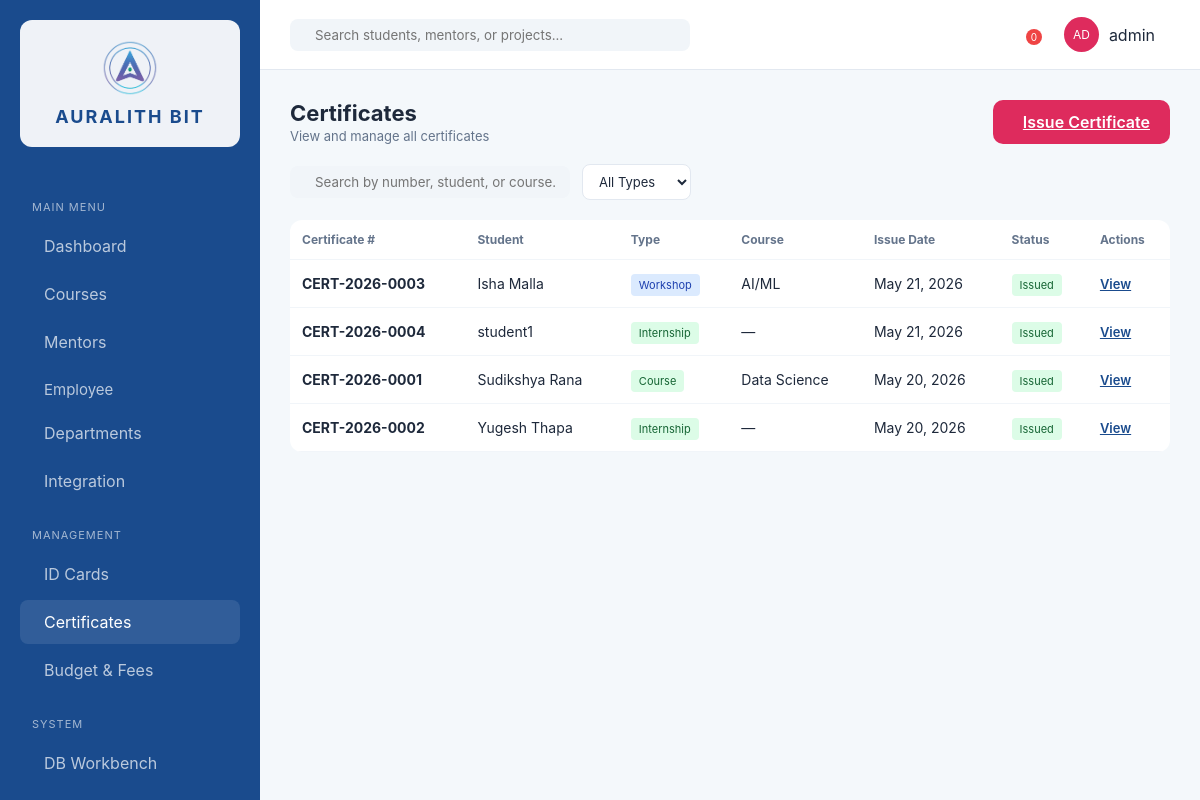
The app's page /certificates/ (signed in), older data.
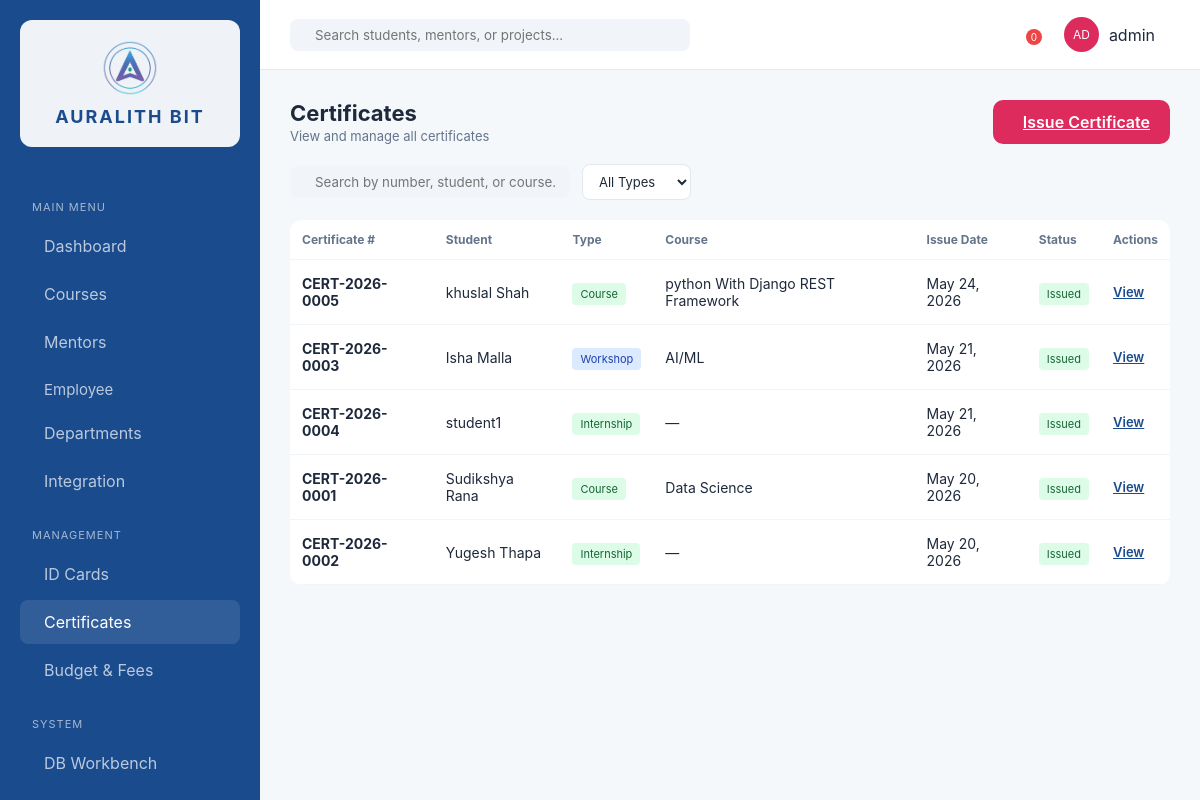
The same page, newer data.
### erp_app/models.py (models this page shows, shortened)
class Certificate(models.Model):
    CERTIFICATE_TYPES = [
        ('course', 'Course'),
        ('internship', 'Internship'),
        ('workshop', 'Workshop'),
    ]
    STATUS_CHOICES = [
        ('issued', 'Issued'),
        ('pending', 'Pending'),
        ('revoked', 'Revoked'),
    ]
    student = models.ForeignKey(Student, on_delete=models.CASCADE, related_name='certificates')
    course = models.ForeignKey(Course, on_delete=models.SET_NULL, null=True, blank=True, related_name='certificates')
    certificate_type = models.CharField(max_length=20, choices=CERTIFICATE_TYPES)
    certificate_number = models.CharField(max_length=50, unique=True, editable=False)
    issue_date = models.DateField(auto_now_add=True)
    status = models.CharField(max_length=20, choices=STATUS_CHOICES, default='issued')
    file = models.FileField(upload_to='certificates/', null=True, blank=True)
    program_title = models.CharField(max_length=255, blank=True, help_text='Course, workshop, internship, or certificate program title')
    program_start_date = models.CharField(max_length=40, blank=True, help_text='Display value for the start date, e.g. 2082/11/25')
    location = models.CharField(max_length=150, default='Auralith Bit', blank=True)
    internship_details = models.TextField(blank=True, help_text='Project description, duration, or other internship details')
    authorized_signer_name = models.CharField(max_length=150, default='Supriya Dwivedi', blank=True)
    authorized_signer_title = models.CharField(max_length=150, default='Full Stack Developer', blank=True)
    authorized_signature_text = models.CharField(max_length=150, blank=True, help_text='Optional digital signature text for the dynamic signer')
    created_at = models.DateTimeField(auto_now_add=True)
    class Meta:
        ordering = ['-issue_date']
        permissions = [
            ('can_issue_certificates', 'Can issue certificates'),
        ]

class Student(models.Model):
    user = models.OneToOneField(User, on_delete=models.CASCADE, null=True, blank=True, related_name='student_profile')
    name = models.CharField(max_length=200)
    email = models.EmailField(unique=True)
    phone = models.CharField(max_length=20, blank=True)
    enrolled_date = models.DateField(auto_now_add=True)
    is_intern = models.BooleanField(default=False)
    class Meta:
        ordering = ['name']

class Course(models.Model):
    STATUS_CHOICES = [
        ('live', 'Live'),
        ('upcoming', 'Upcoming'),
        ('enrollment', 'Enrollment'),
        ('completed', 'Completed'),
    ]
    CATEGORY_CHOICES = [
        ('development', 'Development'),
        ('design', 'UI/UX'),
        ('qa', 'Digital Marketing'),
        ('marketing', 'Graphic Designing'),
    ]
    name = models.CharField(max_length=200)
    mentor = models.ForeignKey(Mentor, on_delete=models.SET_NULL, null=True, blank=True)
    category = models.CharField(max_length=50, choices=CATEGORY_CHOICES, default='development')
    duration_weeks = models.PositiveIntegerField(default=8)
    status = models.CharField(max_length=20, choices=STATUS_CHOICES, default='enrollment')
    description = models.TextField(blank=True)
    syllabus = models.FileField(upload_to='syllabi/', null=True, blank=True)
    students_count = models.PositiveIntegerField(default=0)
    completion_percent = models.PositiveIntegerField(default=0)
    created_at = models.DateTimeField(auto_now_add=True)
    class Meta:
        ordering = ['-created_at']

### erp_app/views.py (the view)
# urls.py: path('certificates/', views.certificates, name='certificates'),
@login_required
def certificates(request):
    cert_type = request.GET.get('type', '')
    search_q = request.GET.get('q', '').strip()
    certs = Certificate.objects.select_related('student', 'course').all()
    if has_role(request.user, SUPER_ADMIN, TEACHING_STAFF, NORMAL_STAFF):
        pass
    elif hasattr(request.user, 'student_profile') and request.user.student_profile:
        certs = certs.filter(student=request.user.student_profile)
    else:
        certs = certs.none()
    if cert_type:
        certs = certs.filter(certificate_type=cert_type)
    if search_q:
        certs = certs.filter(
            Q(certificate_number__icontains=search_q) |
            Q(student__name__icontains=search_q) |
            Q(course__name__icontains=search_q)
        )
    context = {
        'certificates': certs,
        'is_admin': has_role(request.user, SUPER_ADMIN) or request.user.has_perm('erp_app.can_issue_certificates'),
        'current_type': cert_type,
        'search_query': search_q,
    }
    return render(request, 'erp_app/certificates.html', context)

### erp_app/roles.py (called while the page is built)
def get_user_roles(user):
    if not user.is_authenticated:
        return []
    roles = set()
    if user.is_superuser:
        roles.add(SUPER_ADMIN)
    for group in user.groups.all():
        roles.add(group.name)
    if hasattr(user, 'student_profile') and user.student_profile:
        roles.add(STUDENT)
    return list(roles)

def has_role(user, *roles):
    user_roles = get_user_roles(user)
    return any(r in user_roles for r in roles)

### erp_app/templates/erp_app/certificates.html (shortened to what this page needs)
{% extends 'erp_app/base.html' %}
{% load static %}
{% block content %}
<header class="top-nav" style="position:static;padding:0 0 20px 0;border-bottom:none;height:auto;background:transparent;">
    <div class="header-info">
        <h1>Certificates</h1>
        <p>View and manage all certificates</p>
    </div>
    {% if is_admin %}
    <a href="{% url 'issue_certificate' %}" class="btn-primary"> Issue Certificate</a>
    {% endif %}
</header>
<div class="table-controls" style="display:flex;gap:12px;margin-bottom:20px;flex-wrap:wrap;align-items:center;">
    <form method="get" style="display:flex;gap:12px;flex-wrap:wrap;align-items:center;width:100%;">
        <div class="search-box" style="width:280px;">
            <input type="text" name="q" placeholder="Search by number, student, or course..." value="{{ search_query }}">
        </div>
        <select name="type" onchange="this.form.submit()" style="padding:8px 12px;border:1px solid var(--panel-border);border-radius:8px;background:var(--surface);color:var(--text-dark);font-size:13px;">
            <option value="">All Types</option>
        </select>
    </form>
</div>
<div class="data-card" style="padding:0;overflow:hidden;">
    <table>
        <thead>
            <tr>
                <th>Certificate #</th>
                <th>Student</th>
                <th>Type</th>
                <th>Course</th>
                <th>Issue Date</th>
                <th>Status</th>
                <th>Actions</th>
            </tr>
        </thead>
        <tbody>
            {% for cert in certificates %}
            <tr>
                <td><strong>{{ cert.certificate_number }}</strong></td>
                <td>{{ cert.student.name }}</td>
                <td><span class="tag {% if cert.certificate_type == 'course' %}completed{% elif cert.certificate_type == 'workshop' %}enrollment{% else %}active{% endif %}">{{ cert.get_certificate_type_display }}</span></td>
                <td>{{ cert.course.name|default:"—" }}</td>
                <td>{{ cert.issue_date|date:"M d, Y" }}</td>
                <td>
                    <span class="tag {% if cert.status == 'issued' %}completed{% elif cert.status == 'revoked' %}cancelled{% else %}enrollment{% endif %}">
                        {{ cert.get_status_display }}
                    </span>
                </td>
                <td>
                    <div style="display:flex;gap:8px;">
                        <a href="{% url 'preview_certificate' cert.id %}" class="btn-text" style="font-size:13px;"> View</a>
                    </div>
                </td>
            </tr>
            {% endfor %}
        </tbody>
    </table>
</div>
{% endblock %}

Row changes from the older to the newer data that the page shows:
added Certificate: certificate_number "CERT-2026-0005", student.name "khuslal Shah", certificate_type "Course", course.name "python With Django REST Framework", issue_date "May 24, 2026", status "Issued"
